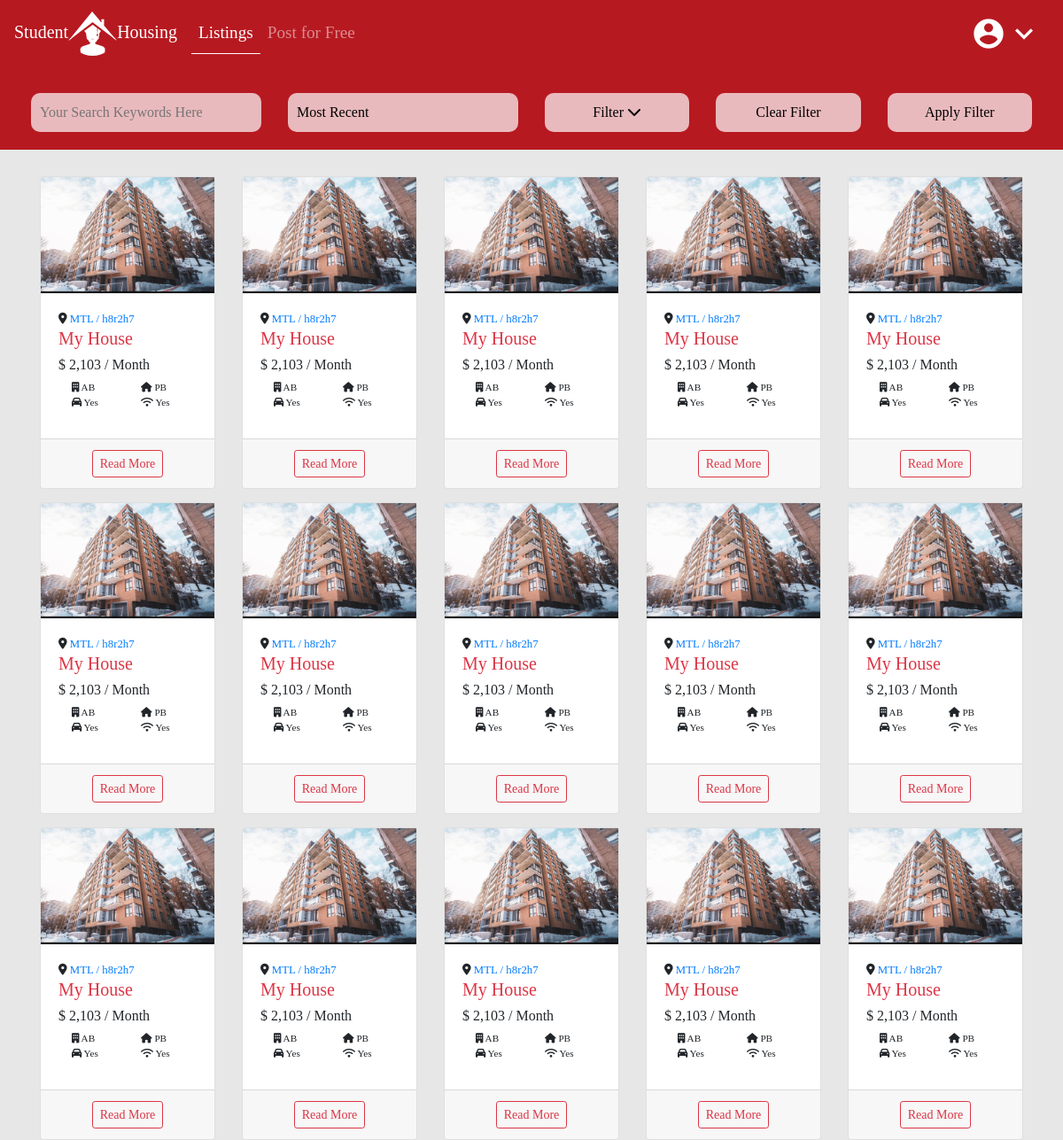
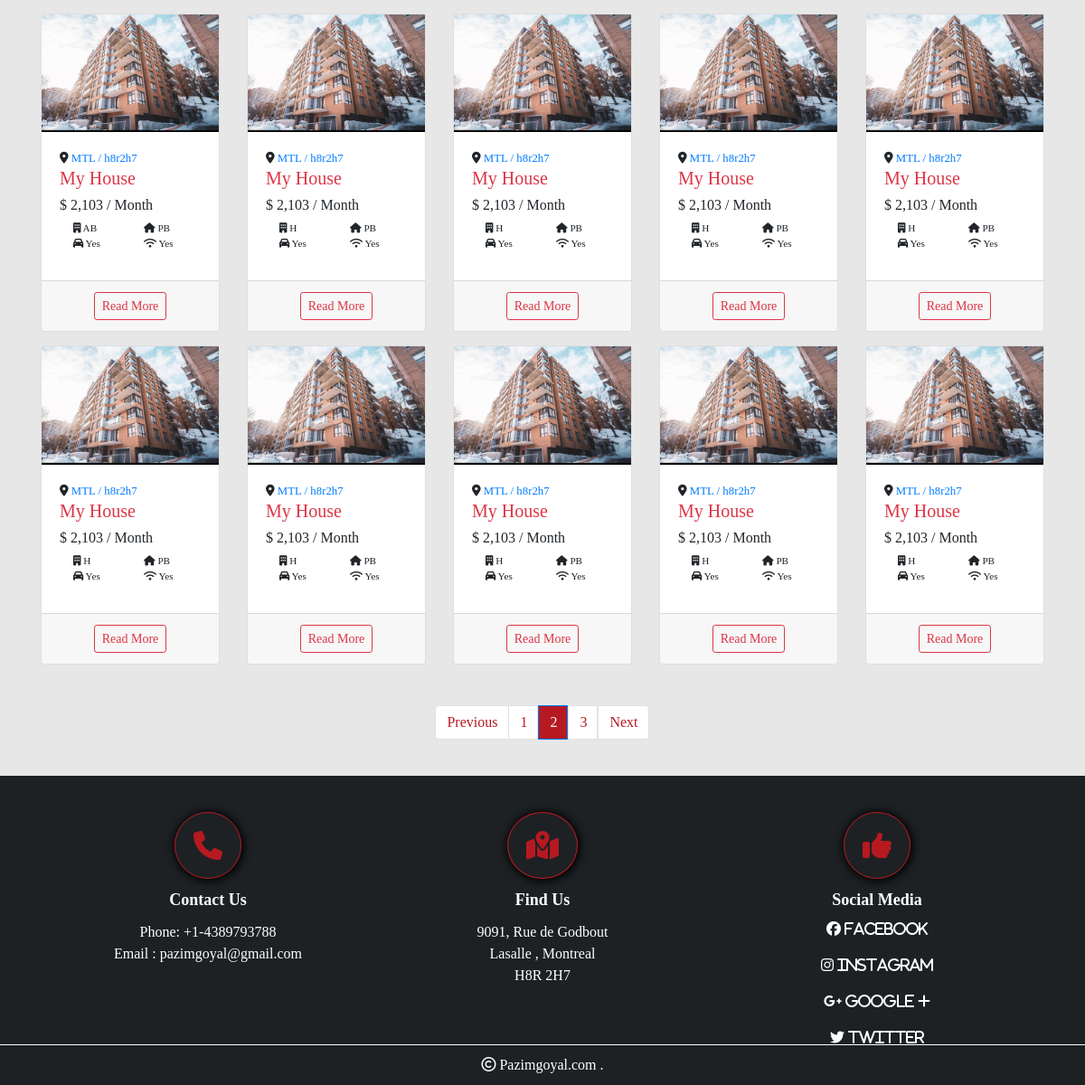
The app's page /listings/?page=2 with its own data (2 pictures, top to bottom).
### listings/models.py (models this page shows, shortened)
class HouseListings(models.Model):
    title = models.CharField(max_length=200)
    description = models.TextField(blank=True)
    price = models.IntegerField()
    address = models.CharField(max_length=200, default="")
    city = models.CharField(max_length=10, choices=city)
    zipCode = models.CharField(max_length=10)
    building_type = models.CharField(choices=typeB, max_length=18)
    garage = models.BooleanField(default=False)
    space_given = models.CharField(choices=space, max_length=15)
    created_date = models.DateTimeField(default=timezone.now, blank=True)
    is_published = models.BooleanField(default=True)
    image1 = models.ImageField(upload_to='photos/%Y%m%d/', default="default.jpeg")
    image2 = models.ImageField(upload_to='photos/%Y%m%d/', blank=True)
    image3 = models.ImageField(upload_to='photos/%Y%mb%d/', blank=True)
    image4 = models.ImageField(upload_to='photos/%Y%m%d/', blank=True)
    image5 = models.ImageField(upload_to='photos/%Y%m%d/', blank=True)
    image6 = models.ImageField(upload_to='photos/%Y%m%d/', blank=True)
    image7 = models.ImageField(upload_to='photos/%Y%m%d/', blank=True)
    image8 = models.ImageField(upload_to='photos/%Y%m%d/', blank=True)
    image9 = models.ImageField(upload_to='photos/%Y%mb%d/', blank=True)
    image10 = models.ImageField(upload_to='photos/%Y%m%d/', blank=True)
    image11 = models.ImageField(upload_to='photos/%Y%m%d/', blank=True)
    image12 = models.ImageField(upload_to='photos/%Y%m%d/', blank=True)
    bathrooms = models.DecimalField(max_digits=2, default=1, decimal_places=1)
    electricityIncluded = models.BooleanField(default=False)
    wifiIncluded = models.BooleanField(default=False)
    animalsAllowed = models.BooleanField(default=False)
    furnished = models.TextField(choices=furnish)
    user = models.ForeignKey(User, on_delete=models.CASCADE)
    size = models.DecimalField(blank=True, decimal_places=1, max_digits=2, default=3.5)
    bathrooms = models.DecimalField(blank=True, decimal_places=1, max_digits=2, default=2)

### listings/views.py (the view)
# urls.py: path('', include('listings.urls')),
def listings(request):
    if 'order' in request.GET:
        listing = HouseListings.objects.order_by(request.GET['order'])
    else:
        listing = HouseListings.objects.order_by('-created_date')
    if 'keywords' in request.GET:
        keywords = request.GET['keywords']
        if keywords:
            listing = listing.filter(description__icontains=keywords)
    if 'city' in request.GET:
        keywords = request.GET['city']
        if keywords != 'c':
            listing = listing.filter(city__iexact=keywords)
    if 'space_given' in request.GET:
        keywords = request.GET['space_given']
        if keywords != 'NOT AVAILABLE':
            listing = listing.filter(space_given__iexact=keywords)
    if 'building_type' in request.GET:
        keywords = request.GET['building_type']
        if keywords != 'NOT AVAILABLE':
            listing = listing.filter(building_type__iexact=keywords)
    if 'min_price' in request.GET:
        keywords = request.GET['min_price']
        if keywords:
            listing = listing.filter(price__gte=keywords)
    if 'max_price' in request.GET:
        keywords = request.GET['max_price']
        if keywords:
            listing = listing.filter(price__lte=keywords)
    if 'size' in request.GET:
        keywords = request.GET['size']
        if keywords:
            listing = listing.filter(size=Decimal(keywords))
    if 'bathroom' in request.GET:
        keywords = request.GET['bathroom']
        if keywords:
            listing = listing.filter(bathrooms=Decimal(keywords))
    if 'furniture' in request.GET:
        keywords = request.GET['furniture']
        if keywords != 'NOT AVAILABLE':
            listing = listing.filter(furnished__iexact=keywords)
    if 'garage' in request.GET:
        listing = listing.filter(garage=1)
    if 'animalsAllowed' in request.GET:
        listing = listing.filter(animalsAllowed=1)
    if 'electricityIncluded' in request.GET:
        listing = listing.filter(electricityIncluded=1)
    if 'wifiIncluded' in request.GET:
        listing = listing.filter(wifiIncluded=1)
    paginator = Paginator(listing, 25)
    page = request.GET.get('page')
    paged_listings = paginator.get_page(page)
    return render(request, 'listings.html',
                  {'items': paged_listings, 'vals': request.GET, 's': space_type_c, 'c': city_c, 'b': building_type_c,
                   'o': order_c, 'f': furnished_c})

### templates/listings.html (shortened to what this page needs)
{% extends 'base.html' %}
{% load humanize%}
{% block content %}
<div class="filter-listing">
    <form action="{%url 'listings'%}">
        <div>
            <div class="row">
                <div class="col-lg-3 col-12">
                    <input type="search" placeholder="Your Search Keywords Here" name="keywords"
                           value="{{vals.keywords}}">
                </div>
                <div class="col-lg-3 col-6">
                    <select class="listing-filter-dpd" name="order" onchange="this.form.submit()">
                 {% for i,j in o.items %}
                        <option value="{{i}}" {%if i == vals.order %} selected {%endif%}>{{j}}</option>
                        {%endfor%}
                    </select>
                </div>
                <div class="col-lg-2 col-6 listing-filter-b">
                    <button type="button" data-toggle="collapse" data-target="#collapseExample2"
                            aria-expanded="false"> Filter
                        <i class="fas fa-chevron-down  js-rotate-if-collapsed"></i>
                    </button>
                </div>
                <div class="col-lg-2 col-6">
                    <input type="reset" value="Clear Filter" onchange="this.form.submit()">
                </div>
                <div class="col-lg-2 col-6">
                    <input type="submit" value="Apply Filter">
                </div>
            </div>
        </div>
    </form>
</div>
<div class="row row-cols-lg-3 row-cols-md-2 row-cols-1 row-cols-xl-5 main-listing" style="padding: 30px;">
    {% if items%}
    {% for item in items%}
    <div class="col listings" style="margin-bottom: 15px;">
        <div class="card">
            <div class="card-img ">
                <img class="img-responsive" src="{{item.image1.url}}">
            </div>
            <div class="card-body">
                <div class="card-title">
                    <small><i class="fa fa-map-marker"></i><a href="#"> {{item.city}} /
                        {{item.zipCode|lower}}</a>
                    </small>
                    <h5 class="text-danger">{{item.title|truncatewords:5}}</h5>
                    <h6>$ {{item.price|intword|intcomma}} / Month</h6>
                    <div class="smallerItems row row-cols-2">
                        <div class="col info_item"><i class="fa fa-building"></i>
                            {{item.building_type|cut:"Building"|truncatewords:1}}
                        </div>
                        <div class="col info_item"><i class="fa fa-home"></i>
                            {{item.space_given|cut:"Bedroom"|truncatewords:1}}
                        </div>
                        <div class="col info_item"><i class="fa  fa-car"></i> {{item.garage|yesno:"Yes,No"}}</div>
                        <div class="col info_item"><i class="fa  fa-wifi "></i> {{item.wifiIncluded|yesno:"Yes,No"}}
                        </div>
                    </div>
                </div>
            </div>
            <div class="card-footer">
                <div class="d-flex justify-content-around">
                    <div>
                        <a type="button" class="btn btn-outline-danger btn-sm" href="{{item.id}}">Read More</a>
                    </div>
                </div>
            </div>
        </div>
    </div>
    {%endfor%}
    {%else%}
    <center><h3>No results found for search parameters</h3></center>
    {%endif%}
</div>
<nav aria-label="Page navigation example">
    {% if items.has_other_pages%}
    <ul class="pagination justify-content-center">
        {%if items.has_previous%}
        <li class="page-item">
            <a class="page-link" href="?page={{items.previous_page_number}}" tabindex="-1">Previous</a>
        </li>
        {% else%}
        <li class="page-item disabled">
            <a class="page-link" href="#" tabindex="-1">Previous</a>
        </li>
        {% endif%}
        {% for i in items.paginator.page_range%}
        {% if items.number == i %}
        <li class="page-item active"><a class="page-link" href="?page={{i}}">{{i}}</a></li>
        {% else%}
        <li class="page-item"><a class="page-link" href="?page={{i}}">{{i}}</a></li>
        {% endif%}
        {% endfor%}
        {%if items.has_next%}
        <li class="page-item">
            <a class="page-link" href="?page={{items.next_page_number}}">Next</a>
        </li>
        {% else %}
        <li class="page-item disabled">
            <a class="page-link" href="">Next</a>
        </li>
        {%endif%}
    </ul>
    {% endif%}
</nav>
{% endblock %}}

### StudentHomes/static/css/style1.css (style rules this page uses)
* { max-width: 100%; margin: 0px; padding: 0px; -webkit-appearance: none; }
body { background: #e7e7e7; font-family: 'Vollkorn', serif; padding-top: 75px; }
.row { margin-left: 0px; margin-right: 0px; }
.card { margin: auto; transition: box-shadow .5s; }
.card img { width: 100%; }
.card-img { border-radius: 0px 0px 0 0; max-height: 180px; overflow: hidden; }
.filter-listing { background: #b71921; padding: 20px; }
.filter-listing input, .filter-listing select, .listing-filter-b button { margin-top: 10px; width: 100%; padding: 10px; background-color: rgba(255, 255, 255, .7); border: none; border-radius: 10px; }
.info_item { font-size: .7em; }
.pagination .page-link { color: #b71921; }
.pagination .page-item.active .page-link { background-color: #b71921; color: #fff; }

### records on screen
HouseListings: image1 (picture), city "MTL", zipCode "h8r2h7", title "My House", price "2,103", building_type "AB", space_given "PB", garage "Yes", wifiIncluded "Yes"
HouseListings: image1 (picture), city "MTL", zipCode "h8r2h7", title "My House", price "2,103", building_type "AB", space_given "PB", garage "Yes", wifiIncluded "Yes"
HouseListings: image1 (picture), city "MTL", zipCode "h8r2h7", title "My House", price "2,103", building_type "AB", space_given "PB", garage "Yes", wifiIncluded "Yes"
HouseListings: image1 (picture), city "MTL", zipCode "h8r2h7", title "My House", price "2,103", building_type "AB", space_given "PB", garage "Yes", wifiIncluded "Yes"
HouseListings: image1 (picture), city "MTL", zipCode "h8r2h7", title "My House", price "2,103", building_type "AB", space_given "PB", garage "Yes", wifiIncluded "Yes"
HouseListings: image1 (picture), city "MTL", zipCode "h8r2h7", title "My House", price "2,103", building_type "AB", space_given "PB", garage "Yes", wifiIncluded "Yes"
HouseListings: image1 (picture), city "MTL", zipCode "h8r2h7", title "My House", price "2,103", building_type "AB", space_given "PB", garage "Yes", wifiIncluded "Yes"
HouseListings: image1 (picture), city "MTL", zipCode "h8r2h7", title "My House", price "2,103", building_type "AB", space_given "PB", garage "Yes", wifiIncluded "Yes"
HouseListings: image1 (picture), city "MTL", zipCode "h8r2h7", title "My House", price "2,103", building_type "AB", space_given "PB", garage "Yes", wifiIncluded "Yes"
HouseListings: image1 (picture), city "MTL", zipCode "h8r2h7", title "My House", price "2,103", building_type "AB", space_given "PB", garage "Yes", wifiIncluded "Yes"
HouseListings: image1 (picture), city "MTL", zipCode "h8r2h7", title "My House", price "2,103", building_type "AB", space_given "PB", garage "Yes", wifiIncluded "Yes"
HouseListings: image1 (picture), city "MTL", zipCode "h8r2h7", title "My House", price "2,103", building_type "AB", space_given "PB", garage "Yes", wifiIncluded "Yes"
HouseListings: image1 (picture), city "MTL", zipCode "h8r2h7", title "My House", price "2,103", building_type "AB", space_given "PB", garage "Yes", wifiIncluded "Yes"
HouseListings: image1 (picture), city "MTL", zipCode "h8r2h7", title "My House", price "2,103", building_type "AB", space_given "PB", garage "Yes", wifiIncluded "Yes"
HouseListings: image1 (picture), city "MTL", zipCode "h8r2h7", title "My House", price "2,103", building_type "AB", space_given "PB", garage "Yes", wifiIncluded "Yes"
HouseListings: image1 (picture), city "MTL", zipCode "h8r2h7", title "My House", price "2,103", building_type "AB", space_given "PB", garage "Yes", wifiIncluded "Yes"
HouseListings: image1 (picture), city "MTL", zipCode "h8r2h7", title "My House", price "2,103", building_type "H", space_given "PB", garage "Yes", wifiIncluded "Yes"
HouseListings: image1 (picture), city "MTL", zipCode "h8r2h7", title "My House", price "2,103", building_type "H", space_given "PB", garage "Yes", wifiIncluded "Yes"
HouseListings: image1 (picture), city "MTL", zipCode "h8r2h7", title "My House", price "2,103", building_type "H", space_given "PB", garage "Yes", wifiIncluded "Yes"
HouseListings: image1 (picture), city "MTL", zipCode "h8r2h7", title "My House", price "2,103", building_type "H", space_given "PB", garage "Yes", wifiIncluded "Yes"
HouseListings: image1 (picture), city "MTL", zipCode "h8r2h7", title "My House", price "2,103", building_type "H", space_given "PB", garage "Yes", wifiIncluded "Yes"
HouseListings: image1 (picture), city "MTL", zipCode "h8r2h7", title "My House", price "2,103", building_type "H", space_given "PB", garage "Yes", wifiIncluded "Yes"
HouseListings: image1 (picture), city "MTL", zipCode "h8r2h7", title "My House", price "2,103", building_type "H", space_given "PB", garage "Yes", wifiIncluded "Yes"
HouseListings: image1 (picture), city "MTL", zipCode "h8r2h7", title "My House", price "2,103", building_type "H", space_given "PB", garage "Yes", wifiIncluded "Yes"
HouseListings: image1 (picture), city "MTL", zipCode "h8r2h7", title "My House", price "2,103", building_type "H", space_given "PB", garage "Yes", wifiIncluded "Yes"

### other values on screen
{{ i }} "1" "3"
{{ i }} "2"
form field order "Most Recent"
